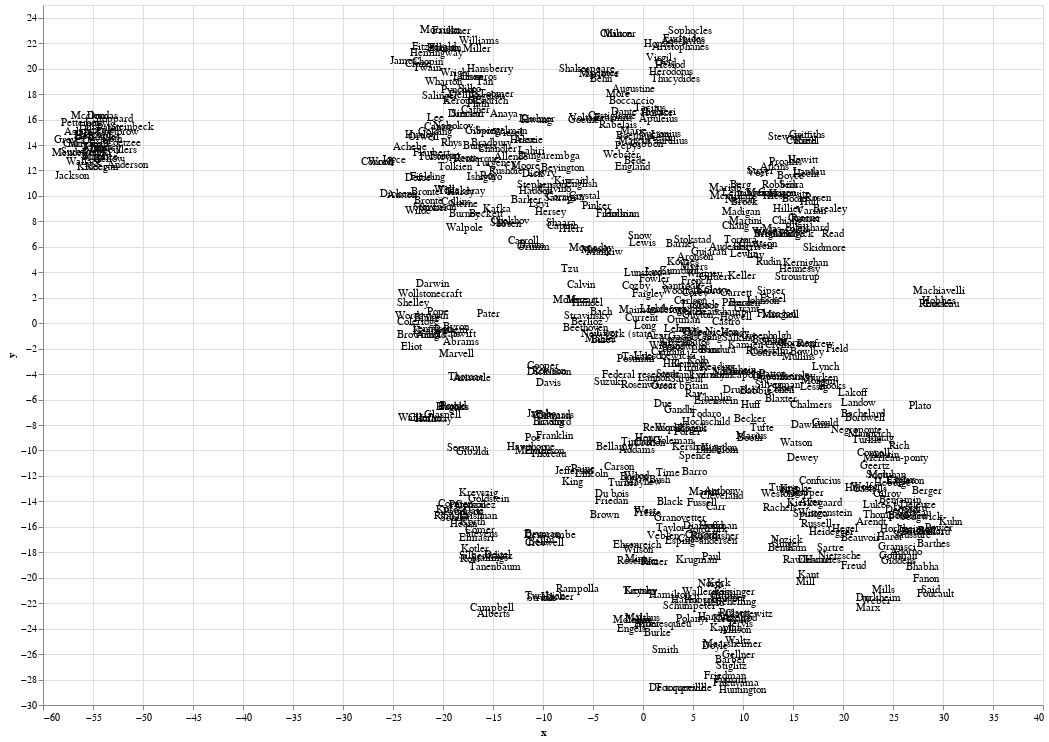

Write notebook code for a chart like this one.
### Code cell
chart.interactive()

### Figure 1 — Vega-Lite specification as saved in the notebook (floating-point values rounded to 4 significant figures; data arrays with more than 128 entries replaced by an {"elided": "..."} marker saying what was removed)
{"$schema": "https://vega.github.io/schema/vega-lite/v2.4.3.json", "config": {"view": {"height": 300, "width": 400}}, "data": {"values": {"elided": "642 records"}}, "encoding": {"text": {"field": "surname", "type": "nominal"}, "tooltip": {"field": "titles", "type": "nominal"}, "x": {"field": "x", "type": "quantitative"}, "y": {"field": "y", "type": "quantitative"}}, "height": 700, "mark": "text", "selection": {"selector004": {"bind": "scales", "encodings": ["x", "y"], "mark": {"fill": "#333", "fillOpacity": 0.125, "stroke": "white"}, "on": "[mousedown, window:mouseup] > window:mousemove!", "resolve": "global", "translate": "[mousedown, window:mouseup] > window:mousemove!", "type": "interval", "zoom": "wheel!"}}, "width": 1000}
